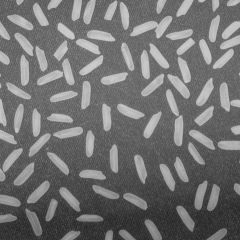
#> input picture data/rice_uneven_illumination.tif, 240 x 240 px
$ jupyter execute --allow-errors 0b_segmentation.ipynb   (shell and % lines are left out)   (older library calls are emulated)
#> lines starting #> are read from the running program, lines starting #| are printed output that depends on the picture; after the words box and inside, x2 and y2 are one past the last pixel; in counts of white or black regions, pixels touching at a corner belong together; long printed decimals are rounded
## Segmentation for porous media images

__Authors__: Masa Prodanovic and Bernard Chang, The University of Texas at Austin

__Last update__: Dec 2024

[cell 1]
#import relavant libraries and functions
try:
    import dpm_tools
    assert dpm_tools.__version__ >= "0.0.4"
except ModuleNotFoundError:
    !pip install --user -r ../requirements.txt
except AssertionError:
    !pip install --upgrade dpm_tools --user

import matplotlib.pyplot as plt
import numpy as np

import skimage
import skimage.filters as sf
import skimage.morphology as sm

from skimage import io, img_as_float, img_as_ubyte
from skimage import exposure
from skimage.filters import threshold_mean, threshold_multiotsu, threshold_otsu
from skimage.filters import try_all_threshold

from skimage.morphology import (erosion, dilation, opening, closing,  white_tophat)
from skimage.morphology import black_tophat, skeletonize, convex_hull_image
from skimage.morphology import disk

import tifffile as tf

import dpm_tools
from dpm_tools.metrics import histogram_statistics as hist_stats
from dpm_tools.segmentation import statistical_region_merging as srm

from medpy.filter.smoothing import anisotropic_diffusion

[cell 2]
# UTILITY FUNCTIONS

def plot_comparison(original, original_name, filtered, filter_name):
    fig, (ax1, ax2) = plt.subplots(ncols=2, figsize=(8, 8), sharex=True, sharey=True)
    ax1.imshow(original)
    ax1.set_title(original_name)
    ax1.axis('off')
    ax2.imshow(filtered)
    ax2.set_title(filter_name)
    ax2.axis('off')
    return()

def global_contrast_normalization(img,  s, lmda, epsilon):
    #X is a uint8 numpy array
    X = img_as_float(np.copy(img))

    # replacement for the loop
    # This computes global mean.
    X_average = np.mean(X)
    print('Mean: ', X_average)
    X = X - X_average

    # `su` is here the mean, instead of the sum
    contrast = np.sqrt(lmda + np.mean(X**2))
    print(contrast)

    X = s * X / max(contrast, epsilon)
    return(X)

def local_contrast_normalization(img, window_size, s, lmda, epsilon):
    #X is a uint8 numpy array
    X = np.copy(img)

    # replacement for the loop
    # This computes global mean. That is no good
    #X_average = np.mean(X)
    #print('Mean: ', X_average)
    #X = X - X_average

    # Compute mean filter of the image using the provided window_size
    X_mean = sf.rank.mean(X,sm.square(window_size))
    X = img_as_float(X) - img_as_float(X_mean);


    #print(np.mean(X**2))

    # `su` is here the mean, instead of the sum
    contrast = np.sqrt(lmda + np.mean(X**2))
    print(contrast)

    X = s * X / max(contrast, epsilon)

    # scipy can handle it
    # scipy.misc.imsave('result.jpg', X)
    return(X)

## Sandstone x-ray microtomography example: read in an example image and show simple thresholding

In images with good contrast and relatively low noise, simple thresholding provides satisfactory result.

Otsu's threshold is found by minimizing intra-class intensity variance, or equivalently, by maximizing inter-class variance.
In images where there are no noise issues and there are only two phases, this threshold will work well.

There are numerous methods for finding the threshold, however, and they are tested later.

[cell 3]
filename1 = "../data/Project211_sandstone_slice_0801hr.png"
#> (the rest of this cell did not finish here and is left out)

## Microscopy image of rice: uneven illumination problem

The image was downloaded from MATLAB (some time ago).

This example is the one with uneven illumination; as a result no thresholding works, no matter how fancy is the threshold
finding method. It is a tif file, so it requires installation of 'tifffile' to read it in.

We will use skimage function that tries all implemented thresholds...simply to show that there is not one that works to get all rice grains segmented properly w/o issues with noise. This is where either smart filtering has to be done or the segmentation method has to be locally adapted.

[cell 4]
file  = "../data/rice_uneven_illumination.tif";
#> file = '../data/rice_uneven_illumination.tif'
#filename = folder+"\\"+file;
filename = file
#> filename = '../data/rice_uneven_illumination.tif'

orig_img = tf.imread(filename)
#> orig_img is the input picture: shape (240, 240); min 40, max 204, mean 113.3
img = img_as_ubyte(orig_img)

fig, ax = try_all_threshold(img, figsize = (8,12), verbose=False)
plt.show()
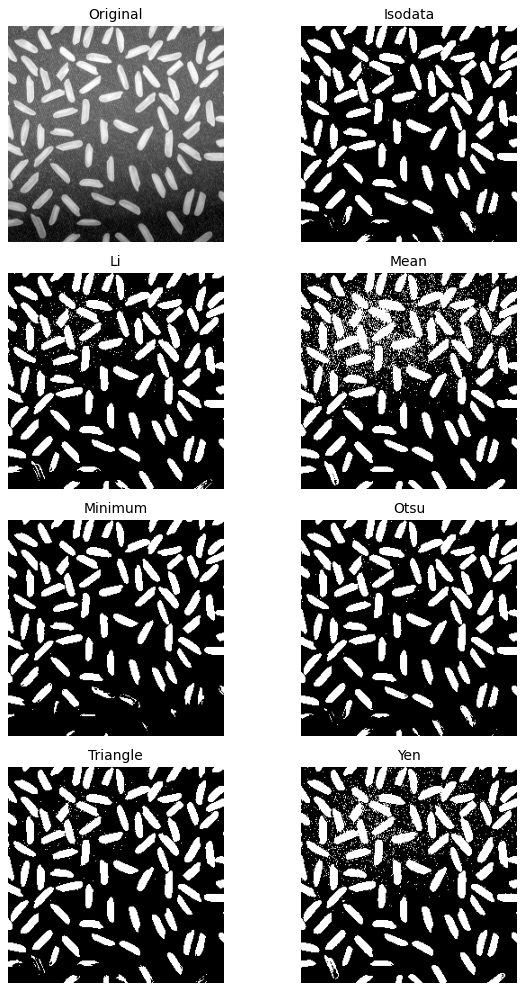
#> figure drawn by matplotlib, 8 panels

#### Attempt histogram equilization and local contrast equilization to fix the illumination problem.

[cell 5]
# Equalization
img_eq = exposure.equalize_hist(img)
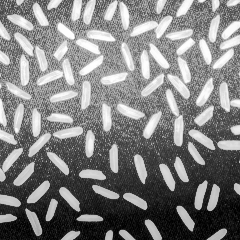
#> img_eq: shape (240, 240) float64; min 0.000799, max 1, mean 0.505
#img_eq_med = sf.median(img_eq,sm.square(7))
plot_comparison(img, 'original', img_eq, 'exposure.equalize_hist')

# Adaptive Equalization
img_adapteq = exposure.equalize_adapthist(img, clip_limit=0.03)
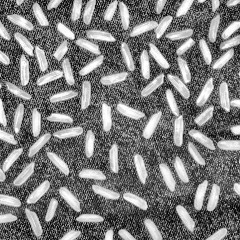
#> img_adapteq: shape (240, 240) float64; min 0, max 1, mean 0.488
plot_comparison(img, 'original',img_adapteq, 'exposure.equalize_adapthist')

# Local contrast normalization - my locally implemented method, see the code above
img_con = local_contrast_normalization(img,40, 1, 100, 0.000000001)
#> in local_contrast_normalization, `X_mean = sf.rank.mean(X,sm.square(window_size))`:
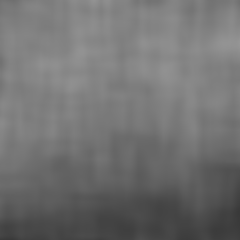
#> X_mean: shape (240, 240); min 57, max 150, mean 113
#> in local_contrast_normalization, `X = img_as_float(X) - img_as_float(X_mean);`:
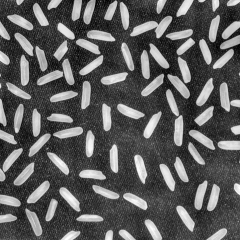
#> X: shape (240, 240) float64; min -0.192, max 0.333, mean 0.0013; drawn with min black and max white
#> in local_contrast_normalization, `contrast = np.sqrt(lmda + np.mean(X**2))`: contrast = 10
#| 10.001
#img_con = global_contrast_normalization(img, 1, 100, 0.000000001)

plot_comparison(img, 'original', img_con, 'local contrast equilization')

####  It is obvious that manipulating image range / histogram can amplify some undesirable noise, so thread carefully.
#### Local contrast normalization (which changes/rescales the entire image on a local level) is the winner for the illumination problem. It could possibly improve a bit by using a median filter, but for now we we take that image and segment it using simple thresholding (Otsu threshold).

[cell 6]
from skimage.filters import threshold_otsu

thresh = threshold_otsu(img_con)
#> thresh = 0.00675
binary = img_con > thresh
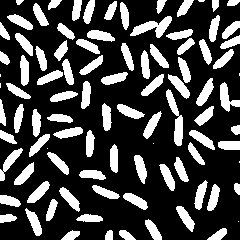
#> binary: shape (240, 240) bool; 27.1% white; 95 white regions (8 under 20 px), largest, box (x1, y1, x2, y2) and area: (130, 16, 172, 38) 400, (166, 89, 183, 146) 400, (220, 82, 240, 112) 277
binary  = img_as_ubyte(binary)

plot_comparison(img_con,'local contrast equilization',binary,'Otsu thresholding')
